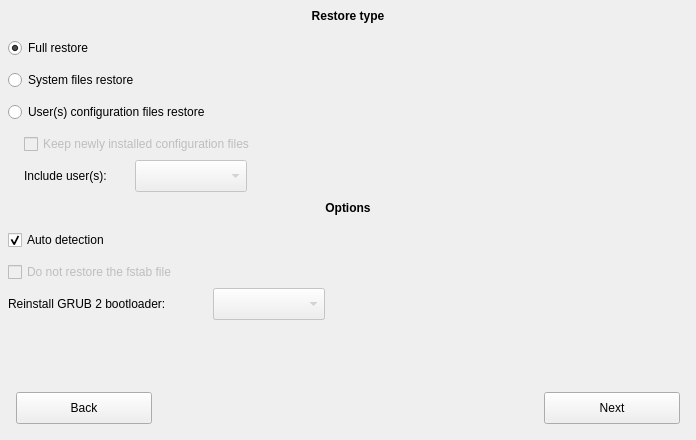
     <widget class="QWidget" name="restorepanel" native="true">
      <property name="geometry">
       <rect>
        <x>1</x>
        <y>464</y>
        <width>696</width>
        <height>440</height>
       </rect>
      </property>
      <property name="autoFillBackground">
       <bool>true</bool>
      </property>
      <widget class="QLabel" name="label_7">
       <property name="geometry">
        <rect>
         <x>0</x>
         <y>0</y>
         <width>696</width>
         <height>32</height>
        </rect>
       </property>
       <property name="font">
        <font>
         <weight>75</weight>
         <bold>true</bold>
        </font>
       </property>
       <property name="text">
        <string>Restore type</string>
       </property>
       <property name="alignment">
        <set>Qt::AlignCenter</set>
       </property>
      </widget>
      <widget class="QRadioButton" name="fullrestore">
       <property name="geometry">
        <rect>
         <x>8</x>
         <y>38</y>
         <width>107</width>
         <height>20</height>
        </rect>
       </property>
       <property name="cursor">
        <cursorShape>PointingHandCursor</cursorShape>
       </property>
       <property name="focusPolicy">
        <enum>Qt::NoFocus</enum>
       </property>
       <property name="text">
        <string>Full restore</string>
       </property>
       <property name="checked">
        <bool>true</bool>
       </property>
      </widget>
      <widget class="QRadioButton" name="systemrestore">
       <property name="geometry">
        <rect>
         <x>8</x>
         <y>70</y>
         <width>165</width>
         <height>20</height>
        </rect>
       </property>
       <property name="cursor">
        <cursorShape>PointingHandCursor</cursorShape>
       </property>
       <property name="focusPolicy">
        <enum>Qt::NoFocus</enum>
       </property>
       <property name="text">
        <string>System files restore</string>
       </property>
      </widget>
      <widget class="QRadioButton" name="configurationfilesrestore">
       <property name="geometry">
        <rect>
         <x>8</x>
         <y>102</y>
         <width>258</width>
         <height>20</height>
        </rect>
       </property>
       <property name="cursor">
        <cursorShape>PointingHandCursor</cursorShape>
       </property>
       <property name="focusPolicy">
        <enum>Qt::NoFocus</enum>
       </property>
       <property name="text">
        <string>User(s) configuration files restore</string>
       </property>
      </widget>
      <widget class="QCheckBox" name="keepfiles">
       <property name="enabled">
        <bool>false</bool>
       </property>
       <property name="geometry">
        <rect>
         <x>24</x>
         <y>134</y>
         <width>297</width>
         <height>20</height>
        </rect>
       </property>
       <property name="cursor">
        <cursorShape>PointingHandCursor</cursorShape>
       </property>
       <property name="focusPolicy">
        <enum>Qt::NoFocus</enum>
       </property>
       <property name="text">
        <string>Keep newly installed configuration files</string>
       </property>
      </widget>
      <widget class="QLabel" name="includeuserstext">
       <property name="geometry">
        <rect>
         <x>24</x>
         <y>160</y>
         <width>106</width>
         <height>32</height>
        </rect>
       </property>
       <property name="text">
        <string>Include user(s):</string>
       </property>
      </widget>
      <widget class="QComboBox" name="includeusers">
       <property name="enabled">
        <bool>false</bool>
       </property>
       <property name="geometry">
        <rect>
         <x>135</x>
         <y>160</y>
         <width>112</width>
         <height>32</height>
        </rect>
       </property>
       <property name="minimumSize">
        <size>
         <width>112</width>
         <height>32</height>
        </size>
       </property>
       <property name="cursor">
        <cursorShape>PointingHandCursor</cursorShape>
       </property>
       <property name="focusPolicy">
        <enum>Qt::NoFocus</enum>
       </property>
      </widget>
      <widget class="QLabel" name="label_9">
       <property name="geometry">
        <rect>
         <x>0</x>
         <y>192</y>
         <width>696</width>
         <height>32</height>
        </rect>
       </property>
       <property name="font">
        <font>
         <weight>75</weight>
         <bold>true</bold>
        </font>
       </property>
       <property name="text">
        <string>Options</string>
       </property>
       <property name="alignment">
        <set>Qt::AlignCenter</set>
       </property>
      </widget>
      <widget class="QCheckBox" name="autorestoreoptions">
       <property name="geometry">
        <rect>
         <x>8</x>
         <y>230</y>
         <width>131</width>
         <height>20</height>
        </rect>
       </property>
       <property name="cursor">
        <cursorShape>PointingHandCursor</cursorShape>
       </property>
       <property name="focusPolicy">
        <enum>Qt::NoFocus</enum>
       </property>
       <property name="text">
        <string>Auto detection</string>
       </property>
       <property name="checked">
        <bool>true</bool>
       </property>
      </widget>
      <widget class="QCheckBox" name="skipfstabrestore">
       <property name="enabled">
        <bool>false</bool>
       </property>
       <property name="geometry">
        <rect>
         <x>8</x>
         <y>262</y>
         <width>219</width>
         <height>20</height>
        </rect>
       </property>
       <property name="cursor">
        <cursorShape>PointingHandCursor</cursorShape>
       </property>
       <property name="focusPolicy">
        <enum>Qt::NoFocus</enum>
       </property>
       <property name="text">
        <string>Do not restore the fstab file</string>
       </property>
      </widget>
      <widget class="QLabel" name="grubreinstallrestoretext">
       <property name="geometry">
        <rect>
         <x>8</x>
         <y>288</y>
         <width>200</width>
         <height>32</height>
        </rect>
       </property>
       <property name="text">
        <string>Reinstall GRUB 2 bootloader:</string>
       </property>
      </widget>
      <widget class="QComboBox" name="grubreinstallrestore">
       <property name="enabled">
        <bool>false</bool>
       </property>
       <property name="geometry">
        <rect>
         <x>213</x>
         <y>288</y>
         <width>112</width>
         <height>32</height>
        </rect>
       </property>
       <property name="minimumSize">
        <size>
         <width>112</width>
         <height>32</height>
        </size>
       </property>
       <property name="cursor">
        <cursorShape>PointingHandCursor</cursorShape>
       </property>
       <property name="focusPolicy">
        <enum>Qt::NoFocus</enum>
       </property>
      </widget>
      <widget class="QPushButton" name="restoreback">
       <property name="geometry">
        <rect>
         <x>16</x>
         <y>392</y>
         <width>136</width>
         <height>32</height>
        </rect>
       </property>
       <property name="cursor">
        <cursorShape>PointingHandCursor</cursorShape>
       </property>
       <property name="text">
        <string>Back</string>
       </property>
       <property name="icon">
        <iconset resource="pictures.qrc">
         <normaloff>:/pictures/back.png</normaloff>:/pictures/back.png</iconset>
       </property>
       <property name="iconSize">
        <size>
         <width>13</width>
         <height>13</height>
        </size>
       </property>
      </widget>
      <widget class="QPushButton" name="restorenext">
       <property name="geometry">
        <rect>
         <x>544</x>
         <y>392</y>
         <width>136</width>
         <height>32</height>
        </rect>
       </property>
       <property name="cursor">
        <cursorShape>PointingHandCursor</cursorShape>
       </property>
       <property name="focusPolicy">
        <enum>Qt::NoFocus</enum>
       </property>
       <property name="text">
        <string>Next</string>
       </property>
       <property name="icon">
        <iconset resource="pictures.qrc">
         <normaloff>:/pictures/next.png</normaloff>:/pictures/next.png</iconset>
       </property>
       <property name="iconSize">
        <size>
         <width>13</width>
         <height>13</height>
        </size>
       </property>
      </widget>
      <widget class="QComboBox" name="grubreinstallrestoredisable">
       <property name="enabled">
        <bool>false</bool>
       </property>
       <property name="geometry">
        <rect>
         <x>213</x>
         <y>288</y>
         <width>112</width>
         <height>32</height>
        </rect>
       </property>
       <property name="minimumSize">
        <size>
         <width>112</width>
         <height>32</height>
        </size>
       </property>
       <property name="cursor">
        <cursorShape>PointingHandCursor</cursorShape>
       </property>
       <property name="focusPolicy">
        <enum>Qt::NoFocus</enum>
       </property>
       <property name="sizeAdjustPolicy">
        <enum>QComboBox::AdjustToContents</enum>
       </property>
      </widget>
      <zorder>grubreinstallrestoredisable</zorder>
      <zorder>label_7</zorder>
      <zorder>fullrestore</zorder>
      <zorder>systemrestore</zorder>
      <zorder>configurationfilesrestore</zorder>
      <zorder>keepfiles</zorder>
      <zorder>includeuserstext</zorder>
      <zorder>includeusers</zorder>
      <zorder>label_9</zorder>
      <zorder>autorestoreoptions</zorder>
      <zorder>skipfstabrestore</zorder>
      <zorder>grubreinstallrestoretext</zorder>
      <zorder>grubreinstallrestore</zorder>
      <zorder>restoreback</zorder>
      <zorder>restorenext</zorder>
     </widget>
